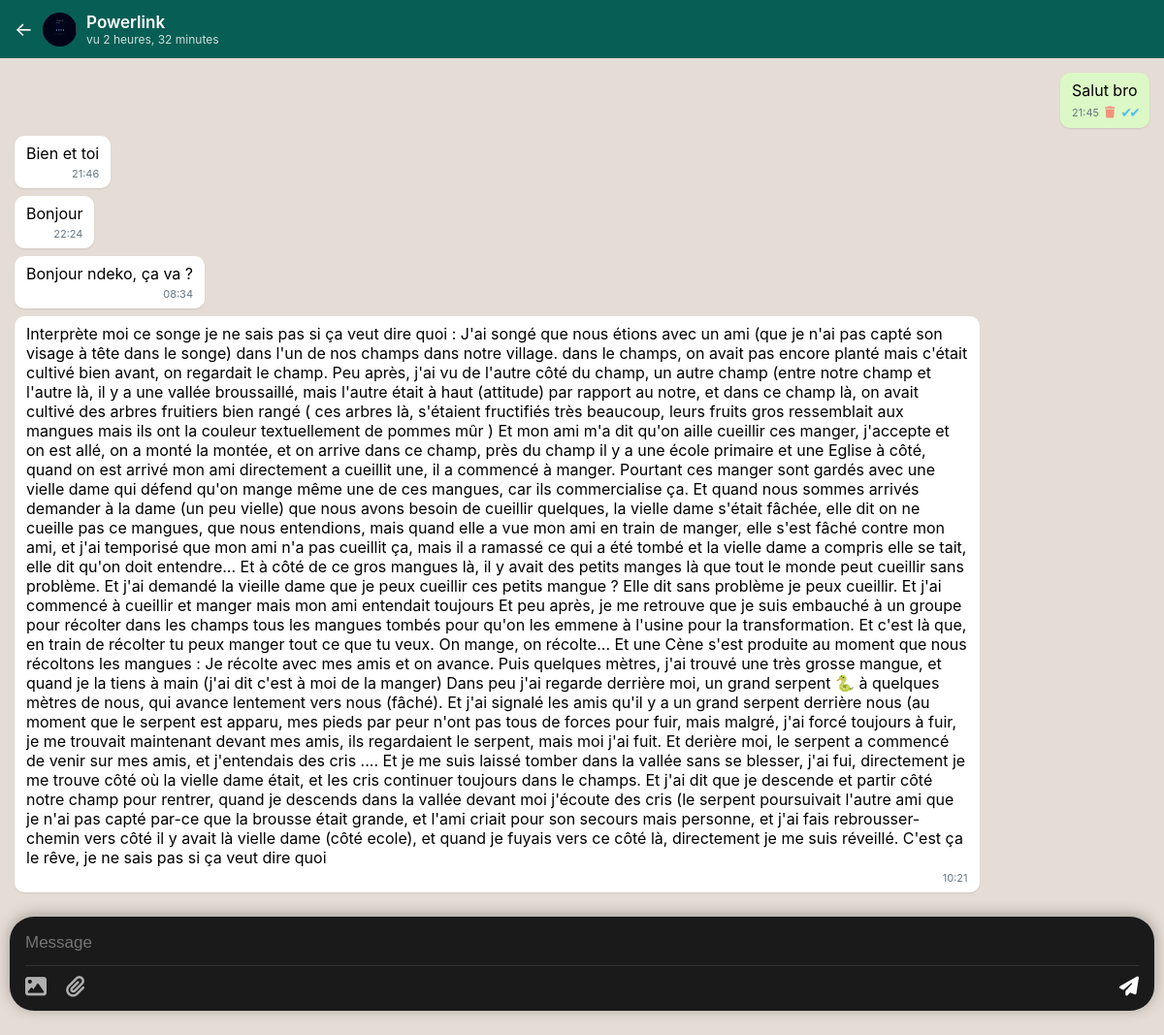
The page /chat/Powerlink/ (signed in) on the database its author committed.
### chat/models.py (models this page shows, shortened)
class Profile(models.Model):
    user = models.OneToOneField(User, on_delete=models.CASCADE, related_name='profile')
    image = models.ImageField(default='default.jpg', upload_to='profile_pics')
    last_seen = models.DateTimeField(default=timezone.now)
    def is_online(self):
        if self.last_seen:
            return self.last_seen > timezone.now() - datetime.timedelta(minutes=5)
        return False

class Message(models.Model):
    sender = models.ForeignKey(User, on_delete=models.CASCADE, related_name='sent_messages')
    receiver = models.ForeignKey(User, on_delete=models.CASCADE, related_name='received_messages')
    content = models.TextField(blank=True, null=True)
    image = models.ImageField(upload_to='chat_pics/', blank=True, null=True)
    file = models.FileField(upload_to='chat_docs/', blank=True, null=True)
    timestamp = models.DateTimeField(auto_now_add=True)
    is_delivered = models.BooleanField(default=False)
    is_read = models.BooleanField(default=False)
    class Meta:
        ordering = ['timestamp']

### chat/views.py (the view, shortened to what this page needs)
# urls.py: path('chat/<str:username>/', views.chat_room, name='chat_room'),
@login_required
def chat_room(request, username):
    other_user = get_object_or_404(User, username=username)
    Message.objects.filter(
        sender=other_user,
        receiver=request.user,
        is_read=False
    ).update(is_read=True, is_delivered=True)
    messages_list = Message.objects.filter(
        (Q(sender=request.user) & Q(receiver=other_user)) |
        (Q(sender=other_user) & Q(receiver=request.user))
    ).order_by('timestamp')
    return render(request, 'chat/chat_room.html', {
        'messages': messages_list,
        'other_user': other_user
    })

### chat/templates/chat/chat_room.html (shortened to what this page needs)
{% extends 'chat/base.html' %}
{% block content %}
<header>
    <a href="{% url 'chat_list' %}" style="color:white; text-decoration:none; margin-right:10px; font-size: 20px;">←</a>
    <img src="{% if other_user.profile.image %}{{ other_user.profile.image.url }}{% else %}https://ui-avatars.com/api/?name={{ other_user.username }}&background=075e54&color=fff{% endif %}" class="header-avatar">
    <div class="header-info">
        <div class="header-name">{{ other_user.username }}</div>
        <div class="header-status">
            {% if other_user.profile.is_online %}en ligne{% else %}vu {{ other_user.profile.last_seen|timesince }}{% endif %}
        </div>
    </div>
</header>
<div class="chat-container" id="chat-window">
    {% for msg in messages %}
        <div class="message {% if msg.sender == request.user %}sent{% else %}received{% endif %}" id="msg-{{ msg.id }}">
            {% if msg.content %}{{ msg.content }}{% endif %}
            <div class="message-info">
                {{ msg.timestamp|date:"H:i" }}
                {% if msg.sender == request.user %}
                    <a href="{% url 'delete_message' msg.pk %}"
                       onclick="return confirm('Supprimer ce message?')"
                       class="delete-btn">
                        <i class="fas fa-trash"></i>
                    </a>
                    {% if msg.is_read %}
                        <span class="ticks read">✔✔</span>
                    {% elif msg.is_delivered %}
                        <span class="ticks delivered">✔✔</span>
                    {% else %}
                        <span class="ticks">✔</span>
                    {% endif %}
                {% endif %}
            </div>
        </div>
    {% endfor %}
</div>
<div class="footer-fixed">
    <form method="POST" enctype="multipart/form-data" id="msg-form">
        <div class="modern-capsule">
            <div class="input-row">
                <input type="text" name="content" placeholder="Message" id="msg-input" autocomplete="off">
            </div>
            <div class="tools-row">
                <div class="left-tools">
                    <label class="tool-btn"><i class="fas fa-image"></i><input type="file" name="image" class="hidden-file" accept="image/*"></label>
                    <label class="tool-btn"><i class="fas fa-paperclip"></i><input type="file" name="file" class="hidden-file"></label>
                </div>
                <div class="right-tools">
                    <button type="submit" class="send-btn"><i class="fas fa-paper-plane"></i></button>
                </div>
            </div>
        </div>
    </form>
</div>
{% endblock %}

### chat/templates/chat/chat_room.html (style rules this page uses)
* { box-sizing: border-box; -webkit-tap-highlight-color: transparent; }
html, body { margin: 0; padding: 0; height: 100%; overflow: hidden; background-color: #e5ddd5; font-family: -apple-system, BlinkMacSystemFont, "Segoe UI", Roboto, sans-serif; display: flex; flex-direction: column; }
header { background: #075e54; color: white; padding: 10px 15px; display: flex; align-items: center; height: 60px; flex-shrink: 0; }
.header-avatar { width: 35px; height: 35px; border-radius: 50%; margin-right: 10px; object-fit: cover; }
.header-info { flex: 1; }
.header-name { font-weight: 600; font-size: 17px; }
.header-status { font-size: 12px; opacity: 0.8; }
.chat-container { flex: 1; overflow-y: auto; padding: 15px; display: flex; flex-direction: column; gap: 8px; -webkit-overflow-scrolling: touch; }
.message { max-width: 85%; padding: 8px 12px; border-radius: 10px; font-size: 16px; box-shadow: 0 1px 2px rgba(0,0,0,0.1); word-wrap: break-word; position: relative; }
.sent { align-self: flex-end; background-color: #dcf8c6; }
.received { align-self: flex-start; background-color: #ffffff; }
.message-info { font-size: 11px; color: #667781; text-align: right; margin-top: 4px; display: flex; align-items: center; justify-content: flex-end; gap: 6px; }
.ticks { font-size: 14px; letter-spacing: -3px; }
.ticks.read { color: #53bdeb; }
.delete-btn { color: #ff4d4d; text-decoration: none; opacity: 0.6; font-size: 12px; }
.footer-fixed { background: transparent; padding: 10px; padding-bottom: 25px; flex-shrink: 0; }
.modern-capsule { background: #1a1a1a; border-radius: 25px; padding: 12px 16px; display: flex; flex-direction: column; gap: 8px; box-shadow: 0 -2px 15px rgba(0,0,0,0.3); }
.input-row input { width: 100%; background: transparent; border: none; color: #ffffff; font-size: 17px; outline: none; padding: 5px 0; }
.tools-row { display: flex; align-items: center; justify-content: space-between; border-top: 1px solid #333; padding-top: 8px; }
.left-tools { display: flex; align-items: center; gap: 20px; }
.tool-btn { color: #b0b0b0; font-size: 22px; cursor: pointer; }
.right-tools { display: flex; align-items: center; gap: 12px; }
.send-btn { background: none; border: none; color: #ffffff; font-size: 20px; cursor: pointer; }

### rows shown on the page
Message: content "Salut bro", timestamp "21:45"
Message: content "Bien et toi", timestamp "21:46"
Message: content "Bonjour", timestamp "22:24"
Message: content "Bonjour ndeko, ça va ?", timestamp "08:34"
Message: content "Interprète moi ce songe je ne sais pas si ça veut dire quoi : J'ai songé que nous étions avec un ami (que je n'ai pas capté son visage à tête dans le songe) dans l'un de nos champs dans notre village. dans le champs, on avait pas encore planté mais c'était cultivé bien avant, on regardait le champ. Peu après, j'ai vu de l'autre côté du champ, un autre champ (entre notre champ et l'autre là, il y a une vallée broussaillé, mais l'autre était à haut (attitude) par rapport au notre, et dans ce champ là, on avait cultivé des arbres fruitiers bien rangé ( ces arbres là, s'étaient fructifiés très beaucoup, leurs fruits gros ressemblait aux mangues mais ils ont la couleur textuellement de pommes…", timestamp "10:21"

### other values the page prints
{{ other_user.username }} "Powerlink"
{{ other_user.profile.last_seen|timesince }} "2 heures, 32 minutes"
